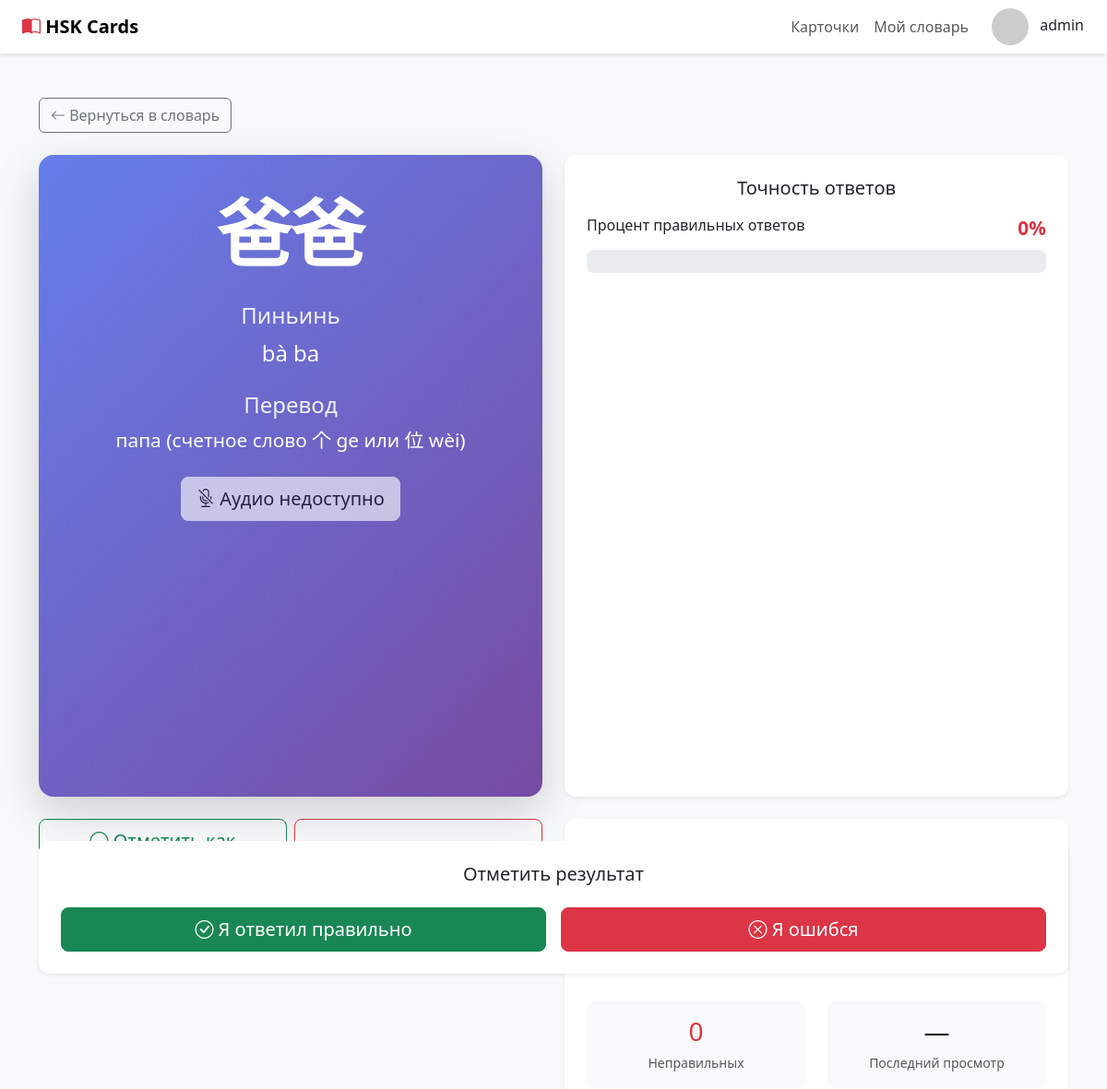
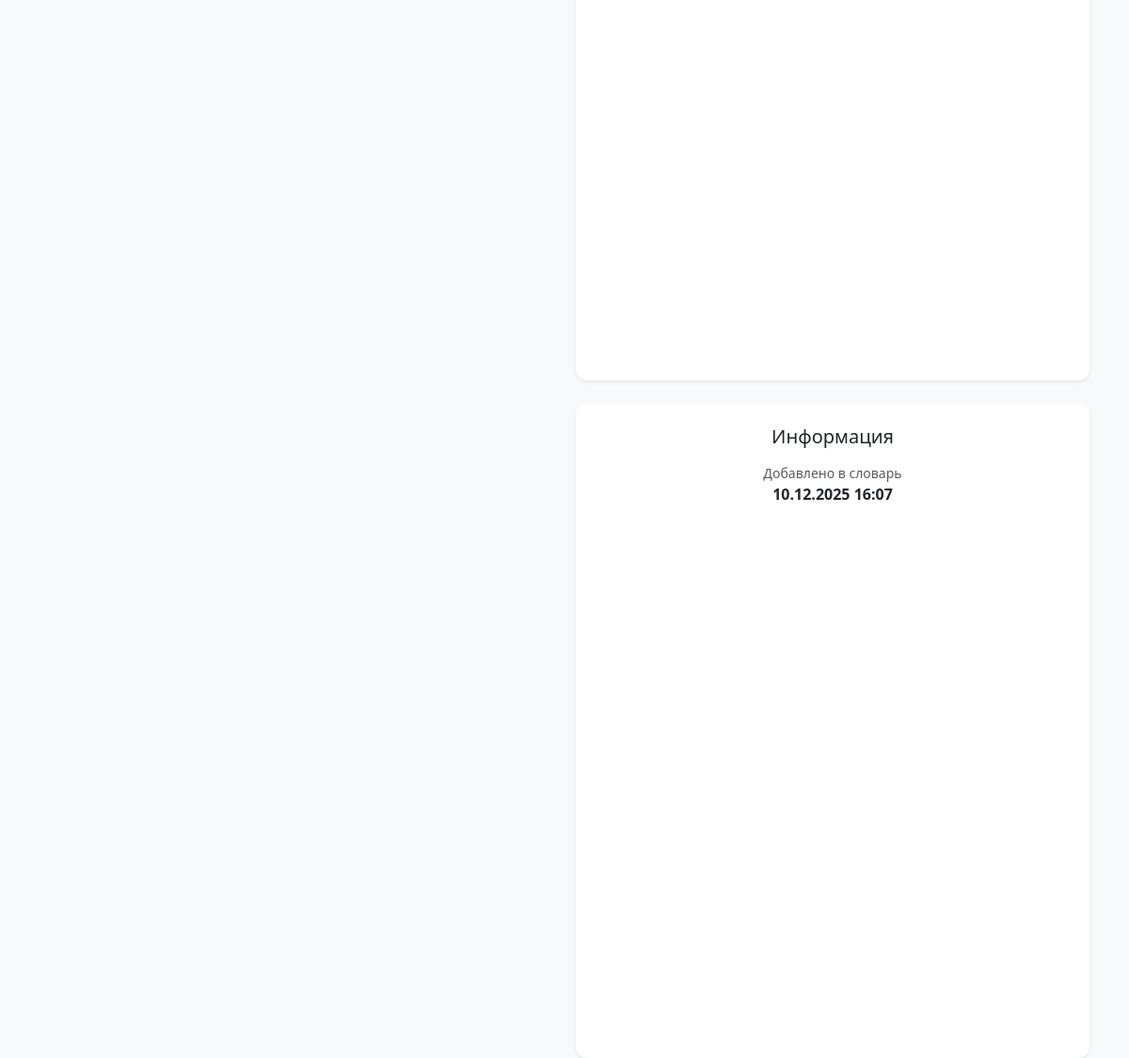
The page /my/7/ (signed in) on the database its author committed (2 pictures, top to bottom).
### trainer/models.py (models this page shows, shortened)
class Card(models.Model):
    hieroglyph = models.CharField(max_length=255)
    translate = models.CharField(max_length=255)
    transcription = models.CharField(max_length=255)
    audio = models.FileField(upload_to='audio/', blank=True, null=True)

class DictionaryCard(models.Model):
    dictionary = models.ForeignKey(
        MyDictionary,
        on_delete=models.CASCADE,
        related_name='dictionary_cards',
        verbose_name='Словарь'
    )
    card = models.ForeignKey(
        'Card',  # Замените на название вашего приложения если нужно: 'app_name.Card'
        on_delete=models.CASCADE,
        related_name='dictionary_entries',
        verbose_name='Карточка'
    )
    added_at = models.DateTimeField(
        auto_now_add=True,
        verbose_name='Дата добавления'
    )
    is_learned = models.BooleanField(
        default=False,
        verbose_name='Изучена'
    )
    times_viewed = models.IntegerField(
        default=0,
        verbose_name='Количество просмотров'
    )
    times_correct = models.IntegerField(
        default=0,
        verbose_name='Правильных ответов'
    )
    times_incorrect = models.IntegerField(
        default=0,
        verbose_name='Неправильных ответов'
    )
    last_viewed = models.DateTimeField(
        null=True,
        blank=True,
        verbose_name='Последний просмотр'
    )
    notes = models.TextField(
        blank=True,
        null=True,
        verbose_name='Личные заметки'
    )
    class Meta:
        unique_together = ('dictionary', 'card')
        ordering = ['-added_at']
        verbose_name = 'Карточка в словаре'
        verbose_name_plural = 'Карточки в словаре'
        indexes = [
            models.Index(fields=['dictionary', 'is_learned']),
            models.Index(fields=['dictionary', 'added_at']),
        ]
    def get_accuracy(self):
        total = self.times_correct + self.times_incorrect
        if total == 0:
            return 0
        return round((self.times_correct / total) * 100, 1)

### trainer/views.py (the view)
# urls.py: path('my/<int:card_id>/', MyDictCardDetailView.as_view(), name="my_card_detail")
class MyDictCardDetailView(LoginRequiredMixin, DetailView):
    model = DictionaryCard
    template_name = 'trainer/my_card_detail.html'
    context_object_name = 'card_info'
    login_url = 'login'
    def get_object(self):
        card_id = self.kwargs.get('card_id')
        user_dictionary = MyDictionary.objects.get(user=self.request.user)
        return DictionaryCard.objects.get(
            dictionary=user_dictionary,
            card_id=card_id
        )
    def get_context_data(self, **kwargs):
        context = super().get_context_data(**kwargs)
        dict_entry = self.get_object()
        context['card'] = dict_entry.card
        context['card_info'] = dict_entry
        context['accuracy'] = dict_entry.get_accuracy()
        return context

### trainer/templates/trainer/my_card_detail.html (shortened to what this page needs)
{% extends '../base.html' %}
{% block content %}
<div class="container py-5">
    <div class="mb-4">
        <a href="{% url 'my_dictionary' %}" class="btn btn-outline-secondary">
            <i class="bi bi-arrow-left"></i> Вернуться в словарь
        </a>
    </div>
    <div class="row">
        <div class="col-lg-6">
            <div class="card border-0 shadow-lg" style="border-radius: 16px; overflow: hidden;">
                <div class="card-body p-5 text-center" style="background: linear-gradient(135deg, #667eea 0%, #764ba2 100%); color: white;">
                    <div style="font-size: 5rem; font-weight: bold; margin-bottom: 2rem; font-family: 'SimHei', 'Microsoft YaHei', sans-serif; line-height: 1;">
                        {{ card.hieroglyph }}
                    </div>
                    <div class="mb-4">
                        <h4 class="mb-2" style="opacity: 0.9;">Пиньинь</h4>
                        <p style="font-size: 1.5rem; font-weight: 500; margin: 0;">{{ card.transcription }}</p>
                    </div>
                    <div class="mb-4">
                        <h4 class="mb-2" style="opacity: 0.9;">Перевод</h4>
                        <p style="font-size: 1.3rem; margin: 0;">{{ card.translate }}</p>
                    </div>
                    {% if card.audio %}
                        <div class="mt-4">
                            <button class="btn btn-light btn-lg" onclick="playAudio('{{ card.audio.url }}')">
                                <i class="bi bi-play-circle"></i> Прослушать произношение
                            </button>
                        </div>
                    {% else %}
                        <div class="mt-4">
                            <button class="btn btn-light btn-lg" disabled>
                                <i class="bi bi-mic-mute"></i> Аудио недоступно
                            </button>
                        </div>
                    {% endif %}
                </div>
            </div>
            <div class="mt-4 d-flex gap-2">
                <button class="btn btn-lg {% if card_info.is_learned %}btn-success{% else %}btn-outline-success{% endif %} toggle-learned"
                        data-card-id="{{ card.id }}"
                        style="flex: 1; border-radius: 8px;">
                </button>
                <button class="btn btn-lg btn-outline-danger remove-card"
                        data-card-id="{{ card.id }}"
                        style="flex: 1; border-radius: 8px;">
                </button>
            </div>
        </div>
        <div class="col-lg-6">
            <div class="card border-0 shadow-sm mb-4" style="border-radius: 12px;">
                <div class="card-body p-4">
                    <h5 class="card-title mb-3">Точность ответов</h5>
                    <div class="mb-3">
                        <div class="d-flex justify-content-between mb-2">
                            <span>Процент правильных ответов</span>
                            <strong class="text-danger" style="font-size: 1.3rem;">{{ accuracy }}%</strong>
                        </div>
                        <div class="progress" style="height: 25px; border-radius: 8px;">
                        </div>
                    </div>
                </div>
            </div>
            <div class="card border-0 shadow-sm mb-4" style="border-radius: 12px;">
                <div class="card-body p-4">
                    <h5 class="card-title mb-4">Статистика обучения</h5>
                    <div class="row text-center mb-3">
                        <div class="col-6">
                            <div class="bg-light p-3" style="border-radius: 8px; margin-bottom: 1rem;">
                                <h3 class="text-primary mb-1">{{ card_info.times_viewed }}</h3>
                                <small class="text-muted">Просмотров</small>
                            </div>
                        </div>
                        <div class="col-6">
                            <div class="bg-light p-3" style="border-radius: 8px; margin-bottom: 1rem;">
                                <h3 class="text-success mb-1">{{ card_info.times_correct }}</h3>
                                <small class="text-muted">Правильных</small>
                            </div>
                        </div>
                    </div>
                    <div class="row text-center">
                        <div class="col-6">
                            <div class="bg-light p-3" style="border-radius: 8px; margin-bottom: 1rem;">
                                <h3 class="text-danger mb-1">{{ card_info.times_incorrect }}</h3>
                                <small class="text-muted">Неправильных</small>
                            </div>
                        </div>
                        <div class="col-6">
                            <div class="bg-light p-3" style="border-radius: 8px; margin-bottom: 1rem;">
                                <h3 class="mb-1">
                                    {% if card_info.last_viewed %}
                                        {{ card_info.last_viewed|date:"d.m" }}
                                    {% else %}
                                        —
                                    {% endif %}
                                </h3>
                                <small class="text-muted">Последний просмотр</small>
                            </div>
                        </div>
                    </div>
                </div>
            </div>
            <div class="card border-0 shadow-sm" style="border-radius: 12px;">
                <div class="card-body p-4">
                    <h5 class="card-title mb-3">Информация</h5>
                    <div class="mb-3">
                        <small class="text-muted d-block">Добавлено в словарь</small>
                        <strong>{{ card_info.added_at|date:"d.m.Y H:i" }}</strong>
                    </div>
                </div>
            </div>
        </div>
    </div>
    <div class="row mt-5">
        <div class="col-12">
            <div class="card border-0 shadow-sm" style="border-radius: 12px;">
                <div class="card-body p-4">
                    <h5 class="card-title mb-4">Отметить результат</h5>
                    <div class="d-flex gap-3">
                        <button class="btn btn-success btn-lg mark-result" data-result="correct" style="flex: 1; border-radius: 8px;">
                            <i class="bi bi-check-circle"></i> Я ответил правильно
                        </button>
                        <button class="btn btn-danger btn-lg mark-result" data-result="incorrect" style="flex: 1; border-radius: 8px;">
                            <i class="bi bi-x-circle"></i> Я ошибся
                        </button>
                    </div>
                </div>
            </div>
        </div>
    </div>
</div>
{% endblock %}

### trainer/templates/base.html (shortened to what this page needs)
{% load static %}
<!DOCTYPE html>
<html lang="ru">
<head>
    <link href="https://cdnjs.cloudflare.com/ajax/libs/bootstrap/5.3.0/css/bootstrap.min.css" rel="stylesheet">
    <link href="https://cdnjs.cloudflare.com/ajax/libs/bootstrap-icons/1.11.0/font/bootstrap-icons.min.css" rel="stylesheet">
</head>
<body>
    <nav class="navbar navbar-expand-lg navbar-light bg-white">
        <div class="container-fluid px-4">
            <a class="navbar-brand fw-bold" href="{% url 'card_list' %}">
                <i class="bi bi-book-half" style="color: #dc3545;"></i>
                HSK Cards
            </a>
            <div class="collapse navbar-collapse" id="navbarNav">
                <ul class="navbar-nav ms-auto">
                    <li class="nav-item">
                        <a class="nav-link" href="{% url 'card_list' %}">Карточки</a>
                    </li>
                    {% if user.is_authenticated %}
                    <li class="nav-item">
                        <a class="nav-link" href="{% url 'my_cards' %}">Мой словарь</a>
                    </li>
                    {% endif %}
                </ul>
            </div>
            <div class="d-flex align-items-center ms-3">
                {% if user.is_authenticated %}
                    <div class="dropdown">
                        <button class="btn btn-link p-0 text-decoration-none" type="button" data-bs-toggle="dropdown">
                            <img src="https://ui-avatars.com/api/?name={{ user.username }}&background=dc3545&color=fff" alt="{{ user.username }}" class="avatar">
                            <span class="ms-2 text-dark">{{ user.username }}</span>
                        </button>
                    </div>
                {% else %}
                    <a href="{% url 'accounts:login' %}" class="btn btn-danger btn-sm ms-2">Вход</a>
                    <a href="{% url 'accounts:register' %}" class="btn btn-outline-danger btn-sm ms-2">Регистрация</a>
                {% endif %}
            </div>
        </div>
    </nav>
    {% block content %}{% endblock %}
</body>
</html>

### trainer/templates/base.html (style rules this page uses)
body { background-color: #f8f9fa; }
.navbar { box-shadow: 0 2px 4px rgba(0,0,0,0.1); }
.card { transition: transform 0.3s ease, box-shadow 0.3s ease; border: none; border-radius: 12px; overflow: hidden; height: 100%; cursor: pointer; }
.card-body { padding: 1.5rem; text-align: center; }
.avatar { width: 40px; height: 40px; border-radius: 50%; object-fit: cover; }

### trainer/templates/trainer/my_card_detail.html (style rules this page uses)
.card { transition: transform 0.3s ease, box-shadow 0.3s ease; }
.btn { transition: all 0.3s ease; }

### rows shown on the page
Card: hieroglyph "爸爸", transcription "bà ba", translate "папа (счетное слово 个 ge или 位 wèi)"
DictionaryCard: times_incorrect "0", added_at "10.12.2025 16:07"

### other values the page prints
{{ user.username }} "admin"
{{ accuracy }} "0"
